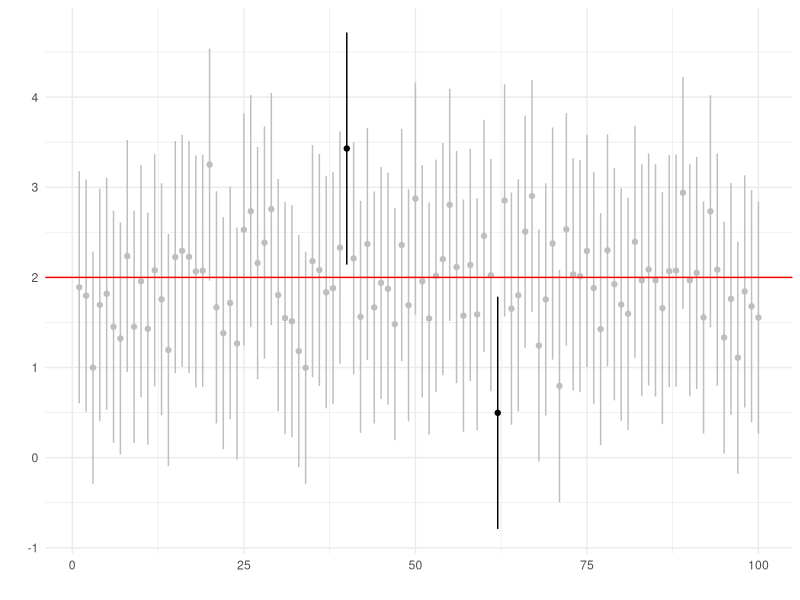

Write the R code that produced this figure.
#####################################################################
# Confidence interval for the mean of normal distribution
# with known variance
# Author: Jose Antonio Perusquía Cortés
# Afil. : Facultad de Ciencias - UNAM
# Module : Statistical inference
#####################################################################

#####################################################################
# Required libraries 
library(ggplot2)      # Version 3.5.2
library(ggthemes)     # Version 5.1.0
library(dplyr)        # Version 1.1.4
#####################################################################

#####################################################################
# Create 100 confidence intervels with 100 samples of N(2,5)
x = matrix(nrow=100,ncol=100)

set.seed(314)
for(i in 1:100){
  x[i,]=rnorm(100,2,5)
}

# Point estimate
xbarra=apply(x,1,mean)

# Upper and lower limits of the confidence intervals
# with significance of alpha=0.05
L=numeric(100)
U=numeric(100)

for(i in 1:100){
  L[i]=xbarra[i]-sqrt(25/100)*qnorm(.995)
  U[i]=xbarra[i]+sqrt(25/100)*qnorm(.995)
}
#####################################################################

#####################################################################
# Analysis

n=c(1:100)

# Dataframe
res = data.frame(n,xbarra,L,U)

# Add an indicator variable to know which intervals actually
# contain the true parameter
res = res%>%
  mutate(flag=ifelse(L<2,ifelse(U>2,1,0),0))

# Counts and plot
table(res$flag)

ggplot(data = res,aes(x=n,y=xbarra,colour=as.factor(flag)))+
  geom_point(show.legend = F)+
  geom_segment(show.legend = F,x=n,xend=n,y=L,yend=U)+
  geom_hline(yintercept = 2,col='red')+
  scale_colour_manual(values=c('black','grey'))+
  theme_minimal()+
  ylim(c(min(L),max(U)))+
  labs(x='',y='')
#####################################################################
